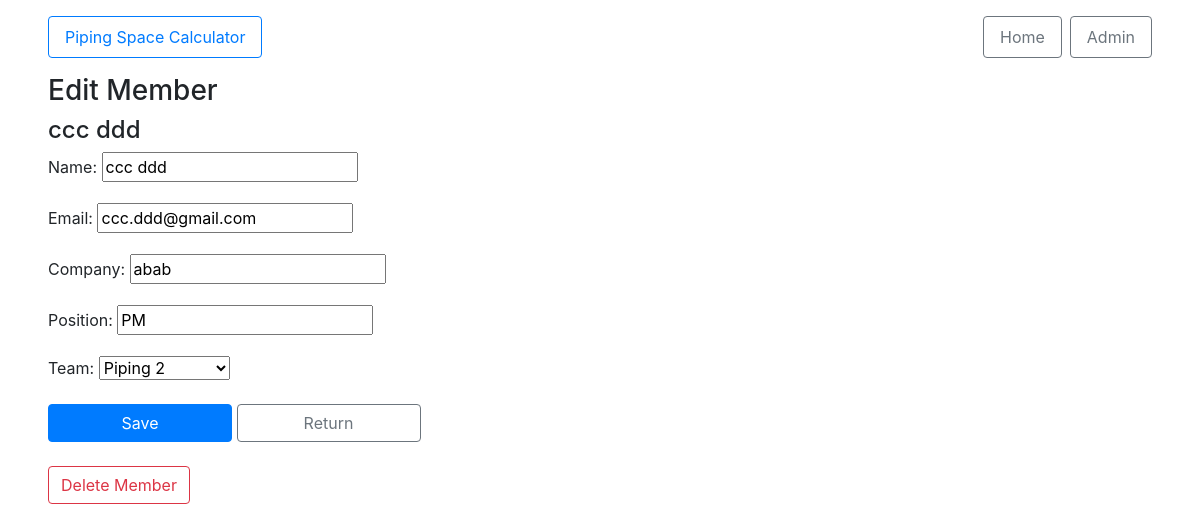
/edit_member/2, run on the app's committed database.
### communication_tree/models.py (models this page shows, shortened)
class Member(models.Model):
    name = models.CharField(max_length=250, unique=True, blank=False)
    email = models.EmailField(max_length=500, unique=True, blank=False)
    company = models.CharField(max_length=250)
    position = models.CharField(max_length=250)
    team = models.ForeignKey(Team, on_delete=models.CASCADE, related_name='members', blank=True)

class Team(models.Model):
    colapse = models.BooleanField(blank=False, default=True)
    name = models.CharField(max_length=250, unique=True, blank=False)
    def __str__(self) -> str:
        return self.name

### communication_tree/views.py (the view)
# urls.py: path("edit_member/<int:member_id>", views.edit_member, name="edit_member"),
def edit_member(request, member_id):
    member = get_object_or_404(Member, pk=member_id)
    if request.method == 'POST':
        form = MemberForm(request.POST, instance=member)
        if form.is_valid():
            form.save()
            return redirect('index')
    else:
        form = MemberForm(instance=member)
    context = {
        'form': form,
        'member': member,
    }
    return render(request, 'edit_member.html', context)

### communication_tree/forms.py
class MemberForm(forms.ModelForm):
    class Meta:
        model = Member
        fields = ['name', 'email', 'company', 'position', 'team']

### communication_tree/templates/edit_member.html (shortened to what this page needs)
{% extends 'base.html' %}
{% block content %}
<h3>Edit Member</h3>
<h4>{{ member.name }}</h4>
<form method="post" action="{% url 'edit_member' member.id %}">
    {{ form.as_p }}
    <button class="col-2 btn btn-primary" type="submit">Save</button>
    <a class="col-2 btn btn-outline-secondary" href="{% url 'index' %}">Return</a>
    <br/>
    <a class="mt-4 btn btn-outline-danger" href="{% url 'delete_member' member.id %}">Delete Member</a>
</form>
{% endblock %}

### data on the page
Member: name "ccc ddd", email "ccc.ddd@gmail.com", company "abab", position "PM", team "Piping 2"
